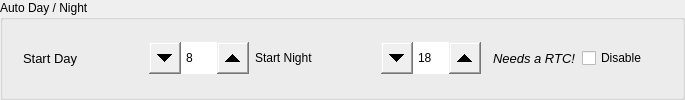
       <widget class="QGroupBox" name="groupBoxDayNight">
        <property name="sizePolicy">
         <sizepolicy hsizetype="Expanding" vsizetype="Preferred">
          <horstretch>0</horstretch>
          <verstretch>0</verstretch>
         </sizepolicy>
        </property>
        <property name="title">
         <string>Auto Day / Night</string>
        </property>
        <layout class="QVBoxLayout" name="verticalLayout_6">
         <property name="topMargin">
          <number>0</number>
         </property>
         <property name="bottomMargin">
          <number>0</number>
         </property>
         <item>
          <widget class="QWidget" name="horizontalWidget7" native="true">
           <property name="sizePolicy">
            <sizepolicy hsizetype="Expanding" vsizetype="Fixed">
             <horstretch>0</horstretch>
             <verstretch>0</verstretch>
            </sizepolicy>
           </property>
           <layout class="QHBoxLayout" name="horizontalLayout_9">
            <property name="topMargin">
             <number>0</number>
            </property>
            <property name="bottomMargin">
             <number>0</number>
            </property>
            <item>
             <widget class="QWidget" name="startday" native="true">
              <property name="sizePolicy">
               <sizepolicy hsizetype="Preferred" vsizetype="Preferred">
                <horstretch>0</horstretch>
                <verstretch>0</verstretch>
               </sizepolicy>
              </property>
              <layout class="QFormLayout" name="formLayout_18">
               <property name="leftMargin">
                <number>0</number>
               </property>
               <property name="topMargin">
                <number>0</number>
               </property>
               <property name="rightMargin">
                <number>0</number>
               </property>
               <property name="bottomMargin">
                <number>0</number>
               </property>
               <item row="0" column="0">
                <widget class="QLabel" name="labelDay">
                 <property name="sizePolicy">
                  <sizepolicy hsizetype="Fixed" vsizetype="Fixed">
                   <horstretch>0</horstretch>
                   <verstretch>0</verstretch>
                  </sizepolicy>
                 </property>
                 <property name="minimumSize">
                  <size>
                   <width>120</width>
                   <height>32</height>
                  </size>
                 </property>
                 <property name="maximumSize">
                  <size>
                   <width>120</width>
                   <height>32</height>
                  </size>
                 </property>
                 <property name="font">
                  <font>
                   <pointsize>10</pointsize>
                  </font>
                 </property>
                 <property name="text">
                  <string>Start Day</string>
                 </property>
                 <property name="alignment">
                  <set>Qt::AlignmentFlag::AlignLeading|Qt::AlignmentFlag::AlignLeft|Qt::AlignmentFlag::AlignVCenter</set>
                 </property>
                </widget>
               </item>
               <item row="0" column="1">
                <widget class="QSpinBox" name="spinBoxDay">
                 <property name="sizePolicy">
                  <sizepolicy hsizetype="Fixed" vsizetype="Fixed">
                   <horstretch>0</horstretch>
                   <verstretch>0</verstretch>
                  </sizepolicy>
                 </property>
                 <property name="minimumSize">
                  <size>
                   <width>100</width>
                   <height>32</height>
                  </size>
                 </property>
                 <property name="maximumSize">
                  <size>
                   <width>100</width>
                   <height>32</height>
                  </size>
                 </property>
                 <property name="styleSheet">
                  <string notr="true">QSpinBox::up-button { width: 32px; height: 32px;
subcontrol-origin: margin;
subcontrol-position: center right;
}
QSpinBox::down-button { width: 32px; height: 32px; 
subcontrol-origin: margin;
subcontrol-position: center left;
}</string>
                 </property>
                 <property name="maximum">
                  <number>23</number>
                 </property>
                 <property name="value">
                  <number>8</number>
                 </property>
                </widget>
               </item>
              </layout>
             </widget>
            </item>
            <item>
             <widget class="QWidget" name="startnight" native="true">
              <property name="sizePolicy">
               <sizepolicy hsizetype="Preferred" vsizetype="Preferred">
                <horstretch>0</horstretch>
                <verstretch>0</verstretch>
               </sizepolicy>
              </property>
              <layout class="QFormLayout" name="formLayout_22">
               <property name="labelAlignment">
                <set>Qt::AlignmentFlag::AlignLeading|Qt::AlignmentFlag::AlignLeft|Qt::AlignmentFlag::AlignVCenter</set>
               </property>
               <property name="leftMargin">
                <number>0</number>
               </property>
               <property name="topMargin">
                <number>0</number>
               </property>
               <property name="rightMargin">
                <number>0</number>
               </property>
               <property name="bottomMargin">
                <number>0</number>
               </property>
               <item row="0" column="0">
                <widget class="QLabel" name="labelNight">
                 <property name="sizePolicy">
                  <sizepolicy hsizetype="Fixed" vsizetype="Fixed">
                   <horstretch>0</horstretch>
                   <verstretch>0</verstretch>
                  </sizepolicy>
                 </property>
                 <property name="minimumSize">
                  <size>
                   <width>120</width>
                   <height>32</height>
                  </size>
                 </property>
                 <property name="maximumSize">
                  <size>
                   <width>120</width>
                   <height>32</height>
                  </size>
                 </property>
                 <property name="text">
                  <string>Start Night</string>
                 </property>
                 <property name="alignment">
                  <set>Qt::AlignmentFlag::AlignLeading|Qt::AlignmentFlag::AlignLeft|Qt::AlignmentFlag::AlignVCenter</set>
                 </property>
                </widget>
               </item>
               <item row="0" column="1">
                <widget class="QSpinBox" name="spinBoxNight">
                 <property name="sizePolicy">
                  <sizepolicy hsizetype="Fixed" vsizetype="Fixed">
                   <horstretch>0</horstretch>
                   <verstretch>0</verstretch>
                  </sizepolicy>
                 </property>
                 <property name="minimumSize">
                  <size>
                   <width>100</width>
                   <height>32</height>
                  </size>
                 </property>
                 <property name="maximumSize">
                  <size>
                   <width>100</width>
                   <height>32</height>
                  </size>
                 </property>
                 <property name="styleSheet">
                  <string notr="true">QSpinBox::up-button { width: 32px; height: 32px;
subcontrol-origin: margin;
subcontrol-position: center right;
}
QSpinBox::down-button { width: 32px; height: 32px; 
subcontrol-origin: margin;
subcontrol-position: center left;
}</string>
                 </property>
                 <property name="maximum">
                  <number>23</number>
                 </property>
                 <property name="value">
                  <number>18</number>
                 </property>
                </widget>
               </item>
              </layout>
             </widget>
            </item>
            <item>
             <widget class="QLabel" name="label_10">
              <property name="sizePolicy">
               <sizepolicy hsizetype="Fixed" vsizetype="Fixed">
                <horstretch>0</horstretch>
                <verstretch>0</verstretch>
               </sizepolicy>
              </property>
              <property name="text">
               <string>&lt;html&gt;&lt;head/&gt;&lt;body&gt;&lt;p&gt;&lt;img src=&quot;:/ico_info.png&quot;/&gt;&lt;/p&gt;&lt;/body&gt;&lt;/html&gt;</string>
              </property>
             </widget>
            </item>
            <item>
             <widget class="QLabel" name="labelDayNightNote">
              <property name="sizePolicy">
               <sizepolicy hsizetype="Expanding" vsizetype="Fixed">
                <horstretch>0</horstretch>
                <verstretch>0</verstretch>
               </sizepolicy>
              </property>
              <property name="minimumSize">
               <size>
                <width>0</width>
                <height>32</height>
               </size>
              </property>
              <property name="maximumSize">
               <size>
                <width>16777215</width>
                <height>32</height>
               </size>
              </property>
              <property name="font">
               <font>
                <pointsize>10</pointsize>
                <italic>true</italic>
               </font>
              </property>
              <property name="text">
               <string>Needs a RTC!</string>
              </property>
             </widget>
            </item>
            <item>
             <widget class="QCheckBox" name="checkBoxDisableDayNightRTC">
              <property name="sizePolicy">
               <sizepolicy hsizetype="Fixed" vsizetype="Fixed">
                <horstretch>0</horstretch>
                <verstretch>0</verstretch>
               </sizepolicy>
              </property>
              <property name="minimumSize">
               <size>
                <width>80</width>
                <height>32</height>
               </size>
              </property>
              <property name="maximumSize">
               <size>
                <width>80</width>
                <height>32</height>
               </size>
              </property>
              <property name="text">
               <string>Disable</string>
              </property>
             </widget>
            </item>
           </layout>
          </widget>
         </item>
        </layout>
       </widget>
